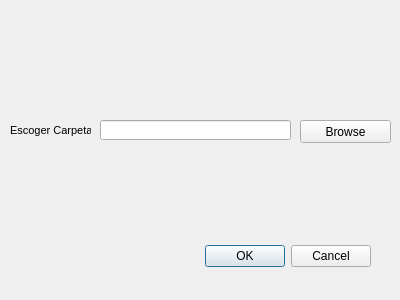
<?xml version="1.0" encoding="UTF-8"?>
<ui version="4.0">
 <class>Dialog</class>
 <widget class="QDialog" name="Dialog">
  <property name="geometry">
   <rect>
    <x>0</x>
    <y>0</y>
    <width>400</width>
    <height>300</height>
   </rect>
  </property>
  <property name="windowTitle">
   <string>Dialog</string>
  </property>
  <widget class="QDialogButtonBox" name="buttonBox">
   <property name="geometry">
    <rect>
     <x>30</x>
     <y>240</y>
     <width>341</width>
     <height>32</height>
    </rect>
   </property>
   <property name="orientation">
    <enum>Qt::Horizontal</enum>
   </property>
   <property name="standardButtons">
    <set>QDialogButtonBox::Cancel|QDialogButtonBox::Ok</set>
   </property>
  </widget>
  <widget class="QLineEdit" name="filepath">
   <property name="geometry">
    <rect>
     <x>100</x>
     <y>120</y>
     <width>191</width>
     <height>20</height>
    </rect>
   </property>
   <property name="text">
    <string/>
   </property>
  </widget>
  <widget class="QPushButton" name="browse">
   <property name="geometry">
    <rect>
     <x>300</x>
     <y>120</y>
     <width>91</width>
     <height>23</height>
    </rect>
   </property>
   <property name="text">
    <string>Browse</string>
   </property>
  </widget>
  <widget class="QLabel" name="label">
   <property name="geometry">
    <rect>
     <x>10</x>
     <y>110</y>
     <width>81</width>
     <height>41</height>
    </rect>
   </property>
   <property name="font">
    <font>
     <family>MS Shell Dlg 2</family>
     <pointsize>8</pointsize>
     <weight>50</weight>
     <bold>false</bold>
    </font>
   </property>
   <property name="text">
    <string>Escoger Carpeta:</string>
   </property>
  </widget>
 </widget>
 <resources/>
 <connections>
  <connection>
   <sender>buttonBox</sender>
   <signal>accepted()</signal>
   <receiver>Dialog</receiver>
   <slot>accept()</slot>
   <hints>
    <hint type="sourcelabel">
     <x>248</x>
     <y>254</y>
    </hint>
    <hint type="destinationlabel">
     <x>157</x>
     <y>274</y>
    </hint>
   </hints>
  </connection>
  <connection>
   <sender>buttonBox</sender>
   <signal>rejected()</signal>
   <receiver>Dialog</receiver>
   <slot>reject()</slot>
   <hints>
    <hint type="sourcelabel">
     <x>316</x>
     <y>260</y>
    </hint>
    <hint type="destinationlabel">
     <x>286</x>
     <y>274</y>
    </hint>
   </hints>
  </connection>
 </connections>
</ui>
